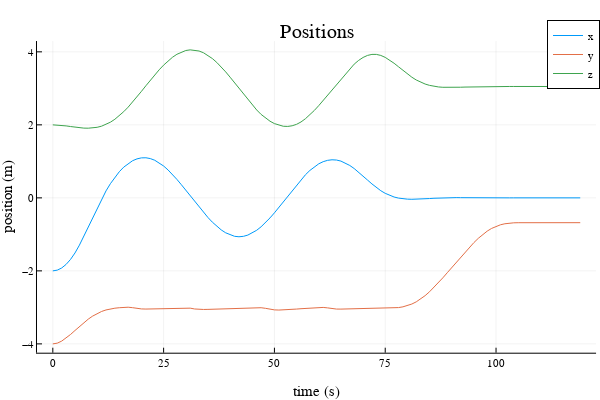
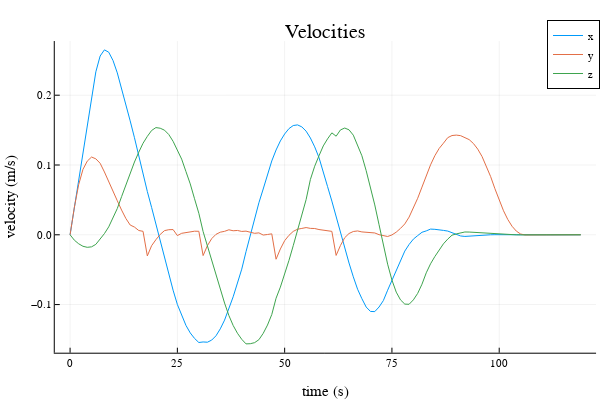

The notebook cell these images were saved under, in order:
### Markdown cell above
## Part D: Convex MPC (20 pts)

In part C, we solved for the optimal rendezvous trajectory using convex optimization, and verified it by simulating it in an open loop fashion (no feedback). This was made possible because we assumed that our linear dynamics were exact, and that we had a perfect estimate of our state. In reality, there are many issues that would prevent this open loop policy from being successful, here are a few:

- imperfect state estimation 
- unmodeled dynamics 
- misalignments 
- actuator uncertainties 

Together, these factors result in a "sim to real" gap between our simulated model, and the real model. Because there will always be a sim to real gap, we can't just execute open loop policies and expect them to be successful. What we can do, however, is use Model Predictive Control (MPC) that combines some of the ideas of feedback control with convex trajectory optimization. 

A convex MPC controller will set up and solve a convex optimization problem at each time step that incorporates the current state estimate as an initial condition. For a trajectory tracking problem like this rendezvous, we want to track $x_{ref}$, but instead of optimizing over the whole trajectory, we will only consider a sliding window of size $N_{mpc}$ (also called a horizon). If $N_{mpc} = 20$, this means our convex MPC controller is reasoning about the next 20 steps in the trajectory. This optimization problem at every timestep will start by taking the relevant reference trajectory at the current window from the current step $i$, to the end of the window $i + N_{mpc} - 1$. This slice of the reference trajectory that applies to the current MPC window will be called $\tilde{x}_{ref} = x_{ref}[i,(i + N_{mpc} - 1)]$.



$$ \begin{align} \min_{x_{1:N},u_{1:N-1}} \quad & \sum_{i=1}^{N-1} \bigg[ \frac{1}{2} (x_i - \tilde{x}_{ref, i})^TQ({x}_i - \tilde{x}_{ref, i}) + \frac{1}{2} u_i^TRu_i \bigg] + \frac{1}{2}(x_N- \tilde{x}_{ref, N})^TQ_f
({x}_N- \tilde{x}_{ref, N})\\ 
 \text{st} \quad & x_1 = x_{\text{IC}} \\ 
 & x_{i+1} = A x_i + Bu_i \quad \text{for } i = 1,2,\ldots,N-1  \\ 
 & u_{min} \leq u_i \leq u_{max} \quad \text{for } i = 1,2,\ldots,N-1 \\
 & x_i[2] \leq x_{goal} [2]\quad \text{for } i = 1,2,\ldots,N 
 \end{align}$$
 
where $N$ in this case is $N_{mpc}$. This allows for the MPC controller to "think" about the future states in a way that the LQR controller cannot. By updating the reference trajectory window ($\tilde{x}_{ref}$) at each step and updating the initial condition ($x_{IC}$), the MPC controller is able to "react" and compensate for the sim to real gap. 

You will now implement a function `convex_mpc` where you setup and solve this optimization problem at every timestep, and simply return $u_1$ from the solution.

### Code cell
"""
`u = convex_mpc(A,B,X_ref_window,xic,xg,u_min,u_max,N_mpc)`

setup and solve the above optimization problem, returning the 
first control u_1 from the solution (should be a length nu 
Vector{Float64}).  
"""
function convex_mpc(A::Matrix, # discrete dynamics matrix A
                    B::Matrix, # discrete dynamics matrix B
                    X_ref_window::Vector{Vector{Float64}}, # reference trajectory for this window 
                    xic::Vector, # current state x 
                    xg::Vector, # goal state 
                    u_min::Vector, # lower bound on u 
                    u_max::Vector, # upper bound on u 
                    N_mpc::Int64,  # length of MPC window (horizon)
                    )::Vector{Float64} # return the first control command of the solved policy 
    
    # get our sizes for state and control
    nx,nu = size(B)
    
    # check sizes 
    @assert size(A) == (nx, nx)
    @assert length(xic) == nx 
    @assert length(xg) == nx 
    @assert length(X_ref_window) == N_mpc 
    
    X_ref_window = mat_from_vec(X_ref_window)
        
    # LQR cost
    Q = diagm(ones(nx))
    R = diagm(ones(nu))

    # variables we are solving for
    X = cvx.Variable(nx,N_mpc)
    U = cvx.Variable(nu,N_mpc-1)

    # TODO: implement cost
    obj = 0
    for k in 1:(N_mpc-1)
        xk_tilde = X[:,k] - X_ref_window[:,k]
        uk = U[:,k]
        obj += 0.5*cvx.quadform(xk_tilde, Q)
        obj += 0.5*cvx.quadform(uk, R) 
    end
    #Add terminal cost
    obj += 0.5*cvx.quadform((X[:,N_mpc] - X_ref_window[:,N_mpc]), Q)

    # create problem with objective
    prob = cvx.minimize(obj)

    # TODO: add constraints with prob.constraints += 
    prob.constraints += (X[:,1] == xic) #initial condition constraint
    for k = 1:(N_mpc-1)
        xk = X[:,k]
        uk = U[:,k]
        prob.constraints += (X[:,k+1] == A*xk + B*uk) #dynamics constraints
        #Control Input constraint
        prob.constraints += (uk <= u_max)
        prob.constraints += (uk >= u_min)
        #Position constraint
        prob.constraints += (xk[2] <= xg[2])
    end
    prob.constraints += (X[2,N_mpc] <= xg[2])
    prob.constraints += (X[:,N_mpc] == xg)
    

    # solve problem 
    cvx.solve!(prob, ECOS.Optimizer; silent_solver = true)

    # get X and U solutions 
    X = X.value
    U = U.value
    
    # return first control U 
    return U[:,1]
end
        
@testset "convex mpc" begin 

    # create our discrete time model 
    dt = 1.0
    A,B = create_dynamics(dt)

    # get our sizes for state and control
    nx,nu = size(B)

    # initial and goal states
    x0 = [-2;-4;2;0;0;.0]
    xg = [0,-.68,3.05,0,0,0]

    # bounds on U
    u_max = 0.4*ones(3)
    u_min = -u_max

    # problem size and reference trajectory 
    N = 100 
    t_vec = 0:dt:((N-1)*dt)
    X_ref = [desired_trajectory(x0,xg,N,dt)...,[xg for i = 1:N]...]
    @show size(X_ref)
    
    # MPC window size 
    N_mpc = 20 
    
    # sim size and setup 
    N_sim = N + 20 
    t_vec = 0:dt:((N_sim-1)*dt)
    X_sim = [zeros(nx) for i = 1:N_sim]
    X_sim[1] = x0 
    U_sim = [zeros(nu) for i = 1:N_sim-1]
    
    # simulate 
    @showprogress "simulating" for i = 1:N_sim-1 
        
        # get state estimate
        xi_estimate = state_estimate(X_sim[i], xg)
        
        # TODO: given a window of N_mpc timesteps, get current reference trajectory
        X_ref_tilde = X_ref[i:i+N_mpc-1]
        
        # TODO: call convex mpc controller with state estimate 
        u_mpc = convex_mpc(A, B, X_ref_tilde, xi_estimate, X_ref_tilde[end], u_min, u_max, N_mpc)
        
        # commanded control goes into thruster model where it gets modified 
        U_sim[i] = thruster_model(X_sim[i], xg, u_mpc)
        
        # simulate one step 
        X_sim[i+1] = A*X_sim[i] + B*U_sim[i]
    end
    
    

    # -------------plotting/animation---------------------------
    Xm = mat_from_vec(X_sim)
    Um = mat_from_vec(U_sim)
    display(plot(t_vec,Xm[1:3,:]',title = "Positions",
                 xlabel = "time (s)", ylabel = "position (m)",
                 label = ["x" "y" "z"]))
    display(plot(t_vec,Xm[4:6,:]',title = "Velocities",
            xlabel = "time (s)", ylabel = "velocity (m/s)",
                 label = ["x" "y" "z"]))
    display(plot(t_vec[1:end-1],Um',title = "Control",
            xlabel = "time (s)", ylabel = "thrust (N)",
                 label = ["x" "y" "z"]))

    
    display(animate_rendezvous(X_sim, X_ref, dt;show_reference = false))
    # -------------plotting/animation---------------------------

    # tests 
    @test norm(X_sim[end] - xg) < 1e-3 # goal 
    xs=[x[1] for x in X_sim]
    ys=[x[2] for x in X_sim]
    zs=[x[3] for x in X_sim]
    @test maximum(ys) <= (xg[2] + 1e-3)
    @test maximum(zs) >= 4 # check to see if you did the circle 
    @test minimum(zs) <= 2 # check to see if you did the circle 
    @test maximum(xs) >= 1 # check to see if you did the circle 
    @test maximum(norm.(U_sim,Inf)) <= 0.4 + 1e-3 # control constraints satisfied 

end

### Figure 1 — Plotly figure (JSON) as saved in the notebook; plotly's stock layout.template omitted (floating-point values rounded to 4 significant figures)
{"data": [{"colorbar": {"len": 0.8657, "title": "", "x": 0.9934, "y": 0.5087}, "legendgroup": "x", "line": {"color": "rgba(0, 154, 250, 1.000)", "dash": "solid", "shape": "linear", "width": 1}, "mode": "lines", "name": "x", "showlegend": true, "type": "scatter", "x": [0, 1, 2, 3, 4, 5, 6, 7, 8, 9, 10, 11, 12, 13, 14, 15, 16, 17, 18, 19, 20, 21, 22, 23, 24, 25, 26, 27, 28, 29, 30, 31, 32, 33, 34, 35, 36, 37, 38, 39, 40, 41, 42, 43, 44, 45, 46, 47, 48, 49, 50, 51, 52, 53, 54, 55, 56, 57, 58, 59, 60, 61, 62, 63, 64, 65, 66, 67, 68, 69, 70, 71, 72, 73, 74, 75, 76, 77, 78, 79, 80, 81, 82, 83, 84, 85, 86, 87, 88, 89, 90, 91, 92, 93, 94, 95, 96, 97, 98, 99, 100, 101, 102, 103, 104, 105, 106, 107, 108, 109, 110, 111, 112, 113, 114, 115, 116, 117, 118, 119], "xaxis": "x", "y": [-2, -1.98, -1.921, -1.823, -1.686, -1.51, -1.295, -1.05, -0.7899, -0.5266, -0.2709, -0.03, 0.1909, 0.3895, 0.5647, 0.7159, 0.8417, 0.9424, 1.018, 1.068, 1.096, 1.098, 1.076, 1.03, 0.9619, 0.8723, 0.7642, 0.6411, 0.5059, 0.3614, 0.21, 0.05601, -0.09774, -0.2502, -0.398, -0.5377, -0.6663, -0.7805, -0.878, -0.957, -1.016, -1.053, -1.065, -1.054, -1.02, -0.9642, -0.8879, -0.7916, -0.6779, -0.5499, -0.4105, -0.2622, -0.1079, 0.04914, 0.2052, 0.3568, 0.5004, 0.6327, 0.751, 0.8521, 0.9324, 0.9911, 1.028, 1.043, 1.036, 1.007, 0.9569, 0.8877, 0.8029, 0.7054, 0.5987, 0.4887, 0.3819, 0.2831, 0.1962, 0.1241, 0.06656, 0.02322, -0.006646, -0.02526, -0.0353, -0.03899, -0.03779, -0.0332, -0.02634, -0.01835, -0.01112, -0.004664, 0.001137, 0.005195, 0.007157, 0.006876, 0.00485, 0.002763, 0.0012, 0.0001147, -0.0005605, -0.0009011, -0.0009857, -0.0008919, -0.0006921, -0.0004473, -0.000204, 6.341e-06, 0.0001653, 0.0002666, 0.0003139, 0.0003191, 0.0002967, 0.0002586, 0.0002138, 0.0001683, 0.0001261, 8.931e-05, 5.891e-05, 3.5e-05, 1.711e-05, 4.445e-06, -3.895e-06, -8.839e-06], "yaxis": "y"}, {"colorbar": {"len": 0.8657, "title": "", "x": 0.9934, "y": 0.5087}, "legendgroup": "y", "line": {"color": "rgba(227, 111, 71, 1.000)", "dash": "solid", "shape": "linear", "width": 1}, "mode": "lines", "name": "y", "showlegend": true, "type": "scatter", "x": [0, 1, 2, 3, 4, 5, 6, 7, 8, 9, 10, 11, 12, 13, 14, 15, 16, 17, 18, 19, 20, 21, 22, 23, 24, 25, 26, 27, 28, 29, 30, 31, 32, 33, 34, 35, 36, 37, 38, 39, 40, 41, 42, 43, 44, 45, 46, 47, 48, 49, 50, 51, 52, 53, 54, 55, 56, 57, 58, 59, 60, 61, 62, 63, 64, 65, 66, 67, 68, 69, 70, 71, 72, 73, 74, 75, 76, 77, 78, 79, 80, 81, 82, 83, 84, 85, 86, 87, 88, 89, 90, 91, 92, 93, 94, 95, 96, 97, 98, 99, 100, 101, 102, 103, 104, 105, 106, 107, 108, 109, 110, 111, 112, 113, 114, 115, 116, 117, 118, 119], "xaxis": "x", "y": [-4, -3.98, -3.924, -3.842, -3.742, -3.634, -3.523, -3.418, -3.322, -3.238, -3.168, -3.112, -3.07, -3.041, -3.022, -3.01, -3.001, -2.996, -3.008, -3.031, -3.042, -3.046, -3.042, -3.036, -3.028, -3.025, -3.025, -3.022, -3.018, -3.014, -3.009, -3.021, -3.044, -3.055, -3.057, -3.055, -3.05, -3.044, -3.038, -3.032, -3.026, -3.021, -3.017, -3.014, -3.012, -3.01, -3.01, -3.01, -3.026, -3.054, -3.068, -3.073, -3.071, -3.065, -3.056, -3.046, -3.037, -3.028, -3.019, -3.012, -3.007, -3.002, -3.014, -3.036, -3.046, -3.047, -3.044, -3.039, -3.034, -3.03, -3.027, -3.024, -3.023, -3.023, -3.025, -3.027, -3.025, -3.018, -3.006, -2.985, -2.954, -2.908, -2.848, -2.771, -2.679, -2.572, -2.453, -2.326, -2.191, -2.05, -1.908, -1.765, -1.624, -1.486, -1.353, -1.226, -1.108, -1.003, -0.9118, -0.8371, -0.7794, -0.7375, -0.7093, -0.6923, -0.6836, -0.6804, -0.68, -0.6802, -0.6803, -0.6803, -0.6803, -0.6803, -0.6802, -0.6802, -0.6802, -0.6801, -0.6801, -0.6801, -0.68, -0.68], "yaxis": "y"}, {"colorbar": {"len": 0.8657, "title": "", "x": 0.9934, "y": 0.5087}, "legendgroup": "z", "line": {"color": "rgba(62, 164, 78, 1.000)", "dash": "solid", "shape": "linear", "width": 1}, "mode": "lines", "name": "z", "showlegend": true, "type": "scatter", "x": [0, 1, 2, 3, 4, 5, 6, 7, 8, 9, 10, 11, 12, 13, 14, 15, 16, 17, 18, 19, 20, 21, 22, 23, 24, 25, 26, 27, 28, 29, 30, 31, 32, 33, 34, 35, 36, 37, 38, 39, 40, 41, 42, 43, 44, 45, 46, 47, 48, 49, 50, 51, 52, 53, 54, 55, 56, 57, 58, 59, 60, 61, 62, 63, 64, 65, 66, 67, 68, 69, 70, 71, 72, 73, 74, 75, 76, 77, 78, 79, 80, 81, 82, 83, 84, 85, 86, 87, 88, 89, 90, 91, 92, 93, 94, 95, 96, 97, 98, 99, 100, 101, 102, 103, 104, 105, 106, 107, 108, 109, 110, 111, 112, 113, 114, 115, 116, 117, 118, 119], "xaxis": "x", "y": [2, 1.996, 1.986, 1.971, 1.954, 1.936, 1.921, 1.911, 1.908, 1.915, 1.933, 1.964, 2.01, 2.073, 2.153, 2.249, 2.361, 2.485, 2.621, 2.767, 2.918, 3.071, 3.223, 3.369, 3.508, 3.636, 3.752, 3.851, 3.933, 3.995, 4.036, 4.054, 4.048, 4.022, 3.974, 3.905, 3.816, 3.709, 3.586, 3.451, 3.305, 3.152, 2.996, 2.841, 2.689, 2.543, 2.407, 2.286, 2.183, 2.1, 2.034, 1.987, 1.961, 1.957, 1.975, 2.014, 2.079, 2.168, 2.274, 2.394, 2.526, 2.668, 2.812, 2.958, 3.109, 3.261, 3.407, 3.543, 3.663, 3.766, 3.846, 3.901, 3.93, 3.93, 3.902, 3.848, 3.775, 3.687, 3.591, 3.491, 3.395, 3.306, 3.229, 3.166, 3.118, 3.082, 3.055, 3.038, 3.029, 3.025, 3.026, 3.027, 3.031, 3.035, 3.038, 3.042, 3.044, 3.047, 3.048, 3.049, 3.05, 3.051, 3.051, 3.051, 3.051, 3.051, 3.051, 3.051, 3.05, 3.05, 3.05, 3.05, 3.05, 3.05, 3.05, 3.05, 3.05, 3.05, 3.05, 3.05], "yaxis": "y"}], "layout": {"annotations": [{"font": {"color": "rgba(0, 0, 0, 1.000)", "family": "sans-serif", "size": 20}, "rotation": 0, "showarrow": false, "text": "Positions", "x": 0.5275, "xanchor": "center", "xref": "paper", "y": 1, "yanchor": "top", "yref": "paper"}], "height": 400, "legend": {"bgcolor": "rgba(255, 255, 255, 1.000)", "bordercolor": "rgba(0, 0, 0, 1.000)", "borderwidth": 1, "font": {"color": "rgba(0, 0, 0, 1.000)", "family": "sans-serif", "size": 11}, "title": {"font": {"color": "rgba(0, 0, 0, 1.000)", "family": "sans-serif", "size": 15}, "text": ""}, "tracegroupgap": 0, "traceorder": "normal", "x": 1, "xanchor": "auto", "y": 1, "yanchor": "auto"}, "margin": {"b": 20, "l": 0, "r": 0, "t": 20}, "paper_bgcolor": "rgba(255, 255, 255, 1.000)", "plot_bgcolor": "rgba(255, 255, 255, 1.000)", "showlegend": true, "width": 600, "xaxis": {"anchor": "y", "domain": [0.06165, 0.9934], "gridcolor": "rgba(0, 0, 0, 0.100)", "gridwidth": 0.5, "linecolor": "rgba(0, 0, 0, 1.000)", "mirror": false, "range": [-3.57, 122.6], "showgrid": true, "showline": true, "showticklabels": true, "tickangle": 0, "tickcolor": "rgb(0, 0, 0)", "tickfont": {"color": "rgba(0, 0, 0, 1.000)", "family": "sans-serif", "size": 11}, "tickmode": "array", "ticks": "inside", "ticktext": ["0", "25", "50", "75", "100"], "tickvals": [0, 25, 50, 75, 100], "title": "time (s)", "titlefont": {"color": "rgba(0, 0, 0, 1.000)", "family": "sans-serif", "size": 15}, "type": "-", "visible": true, "zeroline": false, "zerolinecolor": "rgba(0, 0, 0, 1.000)"}, "yaxis": {"anchor": "x", "domain": [0.07581, 0.9415], "gridcolor": "rgba(0, 0, 0, 0.100)", "gridwidth": 0.5, "linecolor": "rgba(0, 0, 0, 1.000)", "mirror": false, "range": [-4.242, 4.296], "showgrid": true, "showline": true, "showticklabels": true, "tickangle": 0, "tickcolor": "rgb(0, 0, 0)", "tickfont": {"color": "rgba(0, 0, 0, 1.000)", "family": "sans-serif", "size": 11}, "tickmode": "array", "ticks": "inside", "ticktext": ["−4", "−2", "0", "2", "4"], "tickvals": [-4, -2, 0, 2, 4], "title": "position (m)", "titlefont": {"color": "rgba(0, 0, 0, 1.000)", "family": "sans-serif", "size": 15}, "type": "-", "visible": true, "zeroline": false, "zerolinecolor": "rgba(0, 0, 0, 1.000)"}}}

### Figure 2 — Plotly figure (JSON) as saved in the notebook; plotly's stock layout.template omitted (floating-point values rounded to 4 significant figures)
{"data": [{"colorbar": {"len": 0.8657, "title": "", "x": 0.9934, "y": 0.5087}, "legendgroup": "x", "line": {"color": "rgba(0, 154, 250, 1.000)", "dash": "solid", "shape": "linear", "width": 1}, "mode": "lines", "name": "x", "showlegend": true, "type": "scatter", "x": [0, 1, 2, 3, 4, 5, 6, 7, 8, 9, 10, 11, 12, 13, 14, 15, 16, 17, 18, 19, 20, 21, 22, 23, 24, 25, 26, 27, 28, 29, 30, 31, 32, 33, 34, 35, 36, 37, 38, 39, 40, 41, 42, 43, 44, 45, 46, 47, 48, 49, 50, 51, 52, 53, 54, 55, 56, 57, 58, 59, 60, 61, 62, 63, 64, 65, 66, 67, 68, 69, 70, 71, 72, 73, 74, 75, 76, 77, 78, 79, 80, 81, 82, 83, 84, 85, 86, 87, 88, 89, 90, 91, 92, 93, 94, 95, 96, 97, 98, 99, 100, 101, 102, 103, 104, 105, 106, 107, 108, 109, 110, 111, 112, 113, 114, 115, 116, 117, 118, 119], "xaxis": "x", "y": [0, 0.0395, 0.07884, 0.1179, 0.1566, 0.1952, 0.2335, 0.2561, 0.265, 0.2617, 0.2497, 0.232, 0.2099, 0.1872, 0.1633, 0.1391, 0.1124, 0.08889, 0.06199, 0.03912, 0.0153, -0.01024, -0.03398, -0.05737, -0.0794, -0.09982, -0.1164, -0.1298, -0.1406, -0.1485, -0.1544, -0.1536, -0.1539, -0.1509, -0.1447, -0.1348, -0.1223, -0.1062, -0.08887, -0.06912, -0.04923, -0.02415, -0.0004903, 0.02261, 0.04587, 0.06559, 0.08691, 0.1058, 0.1215, 0.1345, 0.1445, 0.1521, 0.1565, 0.1575, 0.1546, 0.1485, 0.1387, 0.126, 0.1107, 0.0915, 0.0691, 0.0483, 0.02545, 0.003856, -0.01715, -0.04049, -0.06019, -0.07805, -0.09156, -0.1035, -0.1098, -0.1101, -0.1035, -0.09429, -0.0794, -0.06481, -0.05027, -0.03642, -0.02332, -0.0139, -0.006185, -0.001187, 0.0036, 0.005571, 0.008157, 0.007841, 0.006624, 0.006283, 0.005321, 0.002796, 0.00113, -0.001693, -0.002359, -0.001817, -0.00131, -0.0008637, -0.0004904, -0.0001955, 2.064e-05, 0.0001607, 0.0002329, 0.0002513, 0.0002309, 0.0001861, 0.0001294, 7.165e-05, 2.244e-05, -1.202e-05, -3.279e-05, -4.325e-05, -4.636e-05, -4.459e-05, -3.988e-05, -3.37e-05, -2.709e-05, -2.074e-05, -1.506e-05, -1.027e-05, -6.416e-06, -3.473e-06], "yaxis": "y"}, {"colorbar": {"len": 0.8657, "title": "", "x": 0.9934, "y": 0.5087}, "legendgroup": "y", "line": {"color": "rgba(227, 111, 71, 1.000)", "dash": "solid", "shape": "linear", "width": 1}, "mode": "lines", "name": "y", "showlegend": true, "type": "scatter", "x": [0, 1, 2, 3, 4, 5, 6, 7, 8, 9, 10, 11, 12, 13, 14, 15, 16, 17, 18, 19, 20, 21, 22, 23, 24, 25, 26, 27, 28, 29, 30, 31, 32, 33, 34, 35, 36, 37, 38, 39, 40, 41, 42, 43, 44, 45, 46, 47, 48, 49, 50, 51, 52, 53, 54, 55, 56, 57, 58, 59, 60, 61, 62, 63, 64, 65, 66, 67, 68, 69, 70, 71, 72, 73, 74, 75, 76, 77, 78, 79, 80, 81, 82, 83, 84, 85, 86, 87, 88, 89, 90, 91, 92, 93, 94, 95, 96, 97, 98, 99, 100, 101, 102, 103, 104, 105, 106, 107, 108, 109, 110, 111, 112, 113, 114, 115, 116, 117, 118, 119], "xaxis": "x", "y": [0, 0.03965, 0.07179, 0.09369, 0.1056, 0.1114, 0.1088, 0.1025, 0.09004, 0.07707, 0.06277, 0.04878, 0.03541, 0.02335, 0.014, 0.01104, 0.006134, 0.004982, -0.0303, -0.01562, -0.007007, 0.0005075, 0.005985, 0.007286, 0.00749, -0.001137, 0.002124, 0.003445, 0.003732, 0.005122, 0.005002, -0.02981, -0.01553, -0.005533, 0.0006493, 0.00371, 0.004942, 0.007149, 0.00577, 0.006212, 0.004801, 0.005235, 0.003643, 0.002119, 0.002747, -0.0003713, 0.0004206, 0.001371, -0.03503, -0.02035, -0.008462, -0.0007817, 0.004832, 0.007992, 0.009122, 0.01034, 0.009173, 0.008999, 0.007527, 0.006304, 0.005235, 0.004888, -0.02957, -0.01537, -0.004167, 0.001848, 0.00471, 0.0055, 0.004112, 0.00349, 0.00326, 0.002612, 0.0001574, -0.001429, -0.002465, -0.0002174, 0.003769, 0.009183, 0.01558, 0.02533, 0.03819, 0.05231, 0.06835, 0.08512, 0.1003, 0.1133, 0.1237, 0.1312, 0.1392, 0.1422, 0.1428, 0.1421, 0.1397, 0.1364, 0.1308, 0.1227, 0.1121, 0.09893, 0.08338, 0.06604, 0.04935, 0.03444, 0.02194, 0.01216, 0.0052, 0.001082, -0.0002193, -0.0001302, -6.338e-05, -1.601e-05, 1.526e-05, 3.381e-05, 4.282e-05, 4.504e-05, 4.276e-05, 3.776e-05, 3.144e-05, 2.476e-05, 1.839e-05, 1.274e-05], "yaxis": "y"}, {"colorbar": {"len": 0.8657, "title": "", "x": 0.9934, "y": 0.5087}, "legendgroup": "z", "line": {"color": "rgba(62, 164, 78, 1.000)", "dash": "solid", "shape": "linear", "width": 1}, "mode": "lines", "name": "z", "showlegend": true, "type": "scatter", "x": [0, 1, 2, 3, 4, 5, 6, 7, 8, 9, 10, 11, 12, 13, 14, 15, 16, 17, 18, 19, 20, 21, 22, 23, 24, 25, 26, 27, 28, 29, 30, 31, 32, 33, 34, 35, 36, 37, 38, 39, 40, 41, 42, 43, 44, 45, 46, 47, 48, 49, 50, 51, 52, 53, 54, 55, 56, 57, 58, 59, 60, 61, 62, 63, 64, 65, 66, 67, 68, 69, 70, 71, 72, 73, 74, 75, 76, 77, 78, 79, 80, 81, 82, 83, 84, 85, 86, 87, 88, 89, 90, 91, 92, 93, 94, 95, 96, 97, 98, 99, 100, 101, 102, 103, 104, 105, 106, 107, 108, 109, 110, 111, 112, 113, 114, 115, 116, 117, 118, 119], "xaxis": "x", "y": [0, -0.007774, -0.01287, -0.01646, -0.01797, -0.01727, -0.01373, -0.006495, 0.001671, 0.01133, 0.02451, 0.03762, 0.05465, 0.07143, 0.08851, 0.1043, 0.1183, 0.1312, 0.141, 0.1495, 0.1536, 0.1527, 0.1499, 0.1437, 0.1339, 0.1221, 0.1084, 0.09062, 0.07295, 0.05166, 0.03082, 0.004576, -0.0158, -0.03672, -0.05894, -0.07999, -0.09784, -0.1156, -0.1299, -0.1411, -0.1498, -0.1563, -0.1561, -0.1546, -0.1503, -0.1413, -0.1294, -0.1143, -0.09091, -0.07501, -0.05673, -0.03679, -0.01563, 0.006953, 0.02892, 0.05041, 0.0793, 0.09826, 0.1132, 0.1273, 0.1375, 0.146, 0.1413, 0.1502, 0.153, 0.1504, 0.1428, 0.1276, 0.1132, 0.09184, 0.06843, 0.04278, 0.01442, -0.01459, -0.04209, -0.06485, -0.08217, -0.09329, -0.09932, -0.09959, -0.09326, -0.08396, -0.07083, -0.05449, -0.04157, -0.0312, -0.02126, -0.01299, -0.006213, -0.0005627, 0.001247, 0.00247, 0.004009, 0.003914, 0.003542, 0.003025, 0.002457, 0.001901, 0.001399, 0.000969, 0.0006199, 0.0003496, 0.0001507, 1.282e-05, -7.545e-05, -0.0001253, -0.0001469, -0.0001488, -0.0001382, -0.0001205, -9.968e-05, -7.856e-05, -5.895e-05, -4.184e-05, -2.768e-05, -1.651e-05, -8.128e-06, -2.177e-06, 1.763e-06, 4.116e-06], "yaxis": "y"}], "layout": {"annotations": [{"font": {"color": "rgba(0, 0, 0, 1.000)", "family": "sans-serif", "size": 20}, "rotation": 0, "showarrow": false, "text": "Velocities", "x": 0.5424, "xanchor": "center", "xref": "paper", "y": 1, "yanchor": "top", "yref": "paper"}], "height": 400, "legend": {"bgcolor": "rgba(255, 255, 255, 1.000)", "bordercolor": "rgba(0, 0, 0, 1.000)", "borderwidth": 1, "font": {"color": "rgba(0, 0, 0, 1.000)", "family": "sans-serif", "size": 11}, "title": {"font": {"color": "rgba(0, 0, 0, 1.000)", "family": "sans-serif", "size": 15}, "text": ""}, "tracegroupgap": 0, "traceorder": "normal", "x": 1, "xanchor": "auto", "y": 1, "yanchor": "auto"}, "margin": {"b": 20, "l": 0, "r": 0, "t": 20}, "paper_bgcolor": "rgba(255, 255, 255, 1.000)", "plot_bgcolor": "rgba(255, 255, 255, 1.000)", "showlegend": true, "width": 600, "xaxis": {"anchor": "y", "domain": [0.09128, 0.9934], "gridcolor": "rgba(0, 0, 0, 0.100)", "gridwidth": 0.5, "linecolor": "rgba(0, 0, 0, 1.000)", "mirror": false, "range": [-3.57, 122.6], "showgrid": true, "showline": true, "showticklabels": true, "tickangle": 0, "tickcolor": "rgb(0, 0, 0)", "tickfont": {"color": "rgba(0, 0, 0, 1.000)", "family": "sans-serif", "size": 11}, "tickmode": "array", "ticks": "inside", "ticktext": ["0", "25", "50", "75", "100"], "tickvals": [0, 25, 50, 75, 100], "title": "time (s)", "titlefont": {"color": "rgba(0, 0, 0, 1.000)", "family": "sans-serif", "size": 15}, "type": "-", "visible": true, "zeroline": false, "zerolinecolor": "rgba(0, 0, 0, 1.000)"}, "yaxis": {"anchor": "x", "domain": [0.07581, 0.9415], "gridcolor": "rgba(0, 0, 0, 0.100)", "gridwidth": 0.5, "linecolor": "rgba(0, 0, 0, 1.000)", "mirror": false, "range": [-0.169, 0.2776], "showgrid": true, "showline": true, "showticklabels": true, "tickangle": 0, "tickcolor": "rgb(0, 0, 0)", "tickfont": {"color": "rgba(0, 0, 0, 1.000)", "family": "sans-serif", "size": 11}, "tickmode": "array", "ticks": "inside", "ticktext": ["−0.1", "0.0", "0.1", "0.2"], "tickvals": [-0.1, 0, 0.1, 0.2], "title": "velocity (m/s)", "titlefont": {"color": "rgba(0, 0, 0, 1.000)", "family": "sans-serif", "size": 15}, "type": "-", "visible": true, "zeroline": false, "zerolinecolor": "rgba(0, 0, 0, 1.000)"}}}
